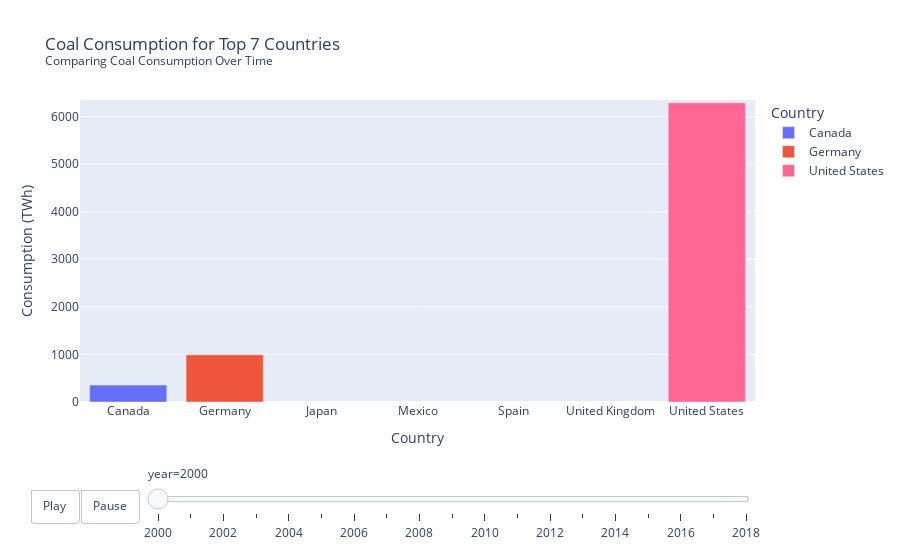

The notebook cell this image was saved under:
### Code cell
# Slower animation for coal consumption with Play and Pause buttons
fig_coal = px.bar(ct, x='country', y='coal_consumption', color='country',
                  animation_frame="year", 
                  animation_group="country", 
                  range_y=[0, ct['coal_consumption'].max()], 
                  title=('Coal Consumption for Top 7 Countries<br><sup>Comparing Coal Consumption Over Time</sup>'),
                  labels={'coal_consumption': 'Consumption (TWh)', 'country': 'Country'})

# Adding Play and Pause buttons
fig_coal.update_layout(
    updatemenus=[{
        'buttons': [
            {
                'args': [None, {'frame': {'duration': 1000, 'redraw': True}, 'fromcurrent': True}],
                'label': 'Play',
                'method': 'animate'
            },
            {
                'args': [[None], {'frame': {'duration': 0, 'redraw': False}, 'mode': 'immediate', 'transition': {'duration': 0}}],
                'label': 'Pause',
                'method': 'animate'
            }
        ],
        'direction': 'left',
        'pad': {'r': 10, 't': 87},
        'showactive': False,
        'type': 'buttons',
        'x': 0.1,
        'xanchor': 'right',
        'y': 0,
        'yanchor': 'top'
    }]
)

fig_coal.show()

### Figure 1 — Plotly figure (JSON) as saved in the notebook; plotly's stock layout.template omitted (floating-point values rounded to 4 significant figures)
{"data": [{"alignmentgroup": "True", "hovertemplate": "Country=%{x}<br>year=2000<br>Consumption (TWh)=%{y}<extra></extra>", "ids": ["Canada", "Canada", "Canada", "Canada", "Canada", "Canada", "Canada", "Canada"], "legendgroup": "Canada", "marker": {"color": "#636efa", "pattern": {"shape": ""}}, "name": "Canada", "offsetgroup": "Canada", "orientation": "v", "showlegend": true, "textposition": "auto", "type": "bar", "x": ["Canada", "Canada", "Canada", "Canada", "Canada", "Canada", "Canada", "Canada"], "xaxis": "x", "y": [355.2, 355.2, 355.2, 355.2, 355.2, 355.2, 355.2, 355.2], "yaxis": "y"}, {"alignmentgroup": "True", "hovertemplate": "Country=%{x}<br>year=2000<br>Consumption (TWh)=%{y}<extra></extra>", "ids": ["Germany", "Germany", "Germany", "Germany", "Germany", "Germany", "Germany", "Germany"], "legendgroup": "Germany", "marker": {"color": "#EF553B", "pattern": {"shape": ""}}, "name": "Germany", "offsetgroup": "Germany", "orientation": "v", "showlegend": true, "textposition": "auto", "type": "bar", "x": ["Germany", "Germany", "Germany", "Germany", "Germany", "Germany", "Germany", "Germany"], "xaxis": "x", "y": [992.1, 992.1, 992.1, 992.1, 992.1, 992.1, 992.1, 992.1], "yaxis": "y"}, {"alignmentgroup": "True", "hovertemplate": "Country=%{x}<br>year=2000<br>Consumption (TWh)=%{y}<extra></extra>", "ids": ["United States", "United States", "United States", "United States", "United States", "United States", "United States", "United States"], "legendgroup": "United States", "marker": {"color": "#FF6692", "pattern": {"shape": ""}}, "name": "United States", "offsetgroup": "United States", "orientation": "v", "showlegend": true, "textposition": "auto", "type": "bar", "x": ["United States", "United States", "United States", "United States", "United States", "United States", "United States", "United States"], "xaxis": "x", "y": [6287.0, 6287.0, 6287.0, 6287.0, 6287.0, 6287.0, 6287.0, 6287.0], "yaxis": "y"}], "layout": {"barmode": "relative", "legend": {"title": {"text": "Country"}, "tracegroupgap": 0}, "sliders": [{"active": 0, "currentvalue": {"prefix": "year="}, "len": 0.9, "pad": {"b": 10, "t": 60}, "steps": [{"args": [["2000"], {"frame": {"duration": 0, "redraw": true}, "fromcurrent": true, "mode": "immediate", "transition": {"duration": 0, "easing": "linear"}}], "label": "2000", "method": "animate"}, {"args": [["2001"], {"frame": {"duration": 0, "redraw": true}, "fromcurrent": true, "mode": "immediate", "transition": {"duration": 0, "easing": "linear"}}], "label": "2001", "method": "animate"}, {"args": [["2002"], {"frame": {"duration": 0, "redraw": true}, "fromcurrent": true, "mode": "immediate", "transition": {"duration": 0, "easing": "linear"}}], "label": "2002", "method": "animate"}, {"args": [["2003"], {"frame": {"duration": 0, "redraw": true}, "fromcurrent": true, "mode": "immediate", "transition": {"duration": 0, "easing": "linear"}}], "label": "2003", "method": "animate"}, {"args": [["2004"], {"frame": {"duration": 0, "redraw": true}, "fromcurrent": true, "mode": "immediate", "transition": {"duration": 0, "easing": "linear"}}], "label": "2004", "method": "animate"}, {"args": [["2005"], {"frame": {"duration": 0, "redraw": true}, "fromcurrent": true, "mode": "immediate", "transition": {"duration": 0, "easing": "linear"}}], "label": "2005", "method": "animate"}, {"args": [["2006"], {"frame": {"duration": 0, "redraw": true}, "fromcurrent": true, "mode": "immediate", "transition": {"duration": 0, "easing": "linear"}}], "label": "2006", "method": "animate"}, {"args": [["2007"], {"frame": {"duration": 0, "redraw": true}, "fromcurrent": true, "mode": "immediate", "transition": {"duration": 0, "easing": "linear"}}], "label": "2007", "method": "animate"}, {"args": [["2008"], {"frame": {"duration": 0, "redraw": true}, "fromcurrent": true, "mode": "immediate", "transition": {"duration": 0, "easing": "linear"}}], "label": "2008", "method": "animate"}, {"args": [["2009"], {"frame": {"duration": 0, "redraw": true}, "fromcurrent": true, "mode": "immediate", "transition": {"duration": 0, "easing": "linear"}}], "label": "2009", "method": "animate"}, {"args": [["2010"], {"frame": {"duration": 0, "redraw": true}, "fromcurrent": true, "mode": "immediate", "transition": {"duration": 0, "easing": "linear"}}], "label": "2010", "method": "animate"}, {"args": [["2011"], {"frame": {"duration": 0, "redraw": true}, "fromcurrent": true, "mode": "immediate", "transition": {"duration": 0, "easing": "linear"}}], "label": "2011", "method": "animate"}, {"args": [["2012"], {"frame": {"duration": 0, "redraw": true}, "fromcurrent": true, "mode": "immediate", "transition": {"duration": 0, "easing": "linear"}}], "label": "2012", "method": "animate"}, {"args": [["2013"], {"frame": {"duration": 0, "redraw": true}, "fromcurrent": true, "mode": "immediate", "transition": {"duration": 0, "easing": "linear"}}], "label": "2013", "method": "animate"}, {"args": [["2014"], {"frame": {"duration": 0, "redraw": true}, "fromcurrent": true, "mode": "immediate", "transition": {"duration": 0, "easing": "linear"}}], "label": "2014", "method": "animate"}, {"args": [["2015"], {"frame": {"duration": 0, "redraw": true}, "fromcurrent": true, "mode": "immediate", "transition": {"duration": 0, "easing": "linear"}}], "label": "2015", "method": "animate"}, {"args": [["2016"], {"frame": {"duration": 0, "redraw": true}, "fromcurrent": true, "mode": "immediate", "transition": {"duration": 0, "easing": "linear"}}], "label": "2016", "method": "animate"}, {"args": [["2017"], {"frame": {"duration": 0, "redraw": true}, "fromcurrent": true, "mode": "immediate", "transition": {"duration": 0, "easing": "linear"}}], "label": "2017", "method": "animate"}, {"args": [["2018"], {"frame": {"duration": 0, "redraw": true}, "fromcurrent": true, "mode": "immediate", "transition": {"duration": 0, "easing": "linear"}}], "label": "2018", "method": "animate"}], "x": 0.1, "xanchor": "left", "y": 0, "yanchor": "top"}], "title": {"text": "Coal Consumption for Top 7 Countries<br><sup>Comparing Coal Consumption Over Time</sup>"}, "updatemenus": [{"buttons": [{"args": [null, {"frame": {"duration": 1000, "redraw": true}, "fromcurrent": true}], "label": "Play", "method": "animate"}, {"args": [[null], {"frame": {"duration": 0, "redraw": false}, "mode": "immediate", "transition": {"duration": 0}}], "label": "Pause", "method": "animate"}], "direction": "left", "pad": {"r": 10, "t": 87}, "showactive": false, "type": "buttons", "x": 0.1, "xanchor": "right", "y": 0, "yanchor": "top"}], "xaxis": {"anchor": "y", "categoryarray": ["Canada", "Germany", "Japan", "Mexico", "Spain", "United Kingdom", "United States"], "categoryorder": "array", "domain": [0, 1], "title": {"text": "Country"}}, "yaxis": {"anchor": "x", "domain": [0, 1], "range": [0, 6347.0], "title": {"text": "Consumption (TWh)"}}}}
